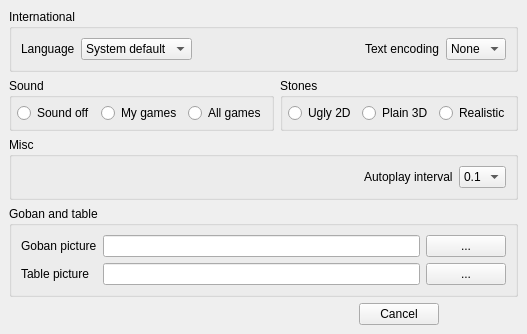
      <widget class="QWidget" name="Preferences" >
       <layout class="QGridLayout" >
        <property name="leftMargin" >
         <number>9</number>
        </property>
        <property name="topMargin" >
         <number>9</number>
        </property>
        <property name="rightMargin" >
         <number>9</number>
        </property>
        <property name="bottomMargin" >
         <number>9</number>
        </property>
        <property name="horizontalSpacing" >
         <number>6</number>
        </property>
        <property name="verticalSpacing" >
         <number>6</number>
        </property>
        <item row="4" column="0" colspan="2" >
         <spacer>
          <property name="orientation" >
           <enum>Qt::Horizontal</enum>
          </property>
          <property name="sizeHint" >
           <size>
            <width>201</width>
            <height>20</height>
           </size>
          </property>
         </spacer>
        </item>
        <item row="0" column="0" colspan="4" >
         <widget class="QGroupBox" name="groupBox_13" >
          <property name="title" >
           <string>International</string>
          </property>
          <layout class="QHBoxLayout" >
           <property name="spacing" >
            <number>6</number>
           </property>
           <property name="leftMargin" >
            <number>9</number>
           </property>
           <property name="topMargin" >
            <number>9</number>
           </property>
           <property name="rightMargin" >
            <number>9</number>
           </property>
           <property name="bottomMargin" >
            <number>9</number>
           </property>
           <item>
            <widget class="QLabel" name="label_26" >
             <property name="text" >
              <string>Language</string>
             </property>
            </widget>
           </item>
           <item>
            <widget class="QComboBox" name="comboBox_language" >
             <item>
              <property name="text" >
               <string>System default</string>
              </property>
             </item>
             <item>
              <property name="text" >
               <string>German</string>
              </property>
             </item>
             <item>
              <property name="text" >
               <string>French</string>
              </property>
             </item>
            </widget>
           </item>
           <item>
            <spacer>
             <property name="orientation" >
              <enum>Qt::Horizontal</enum>
             </property>
             <property name="sizeHint" >
              <size>
               <width>40</width>
               <height>20</height>
              </size>
             </property>
            </spacer>
           </item>
           <item>
            <widget class="QLabel" name="label_27" >
             <property name="text" >
              <string>Text encoding</string>
             </property>
            </widget>
           </item>
           <item>
            <widget class="QComboBox" name="comboBox_15" >
             <item>
              <property name="text" >
               <string>None</string>
              </property>
             </item>
            </widget>
           </item>
          </layout>
         </widget>
        </item>
        <item row="2" column="0" colspan="4" >
         <widget class="QGroupBox" name="groupBox_10" >
          <property name="title" >
           <string>Misc</string>
          </property>
          <layout class="QHBoxLayout" >
           <property name="spacing" >
            <number>6</number>
           </property>
           <property name="leftMargin" >
            <number>9</number>
           </property>
           <property name="topMargin" >
            <number>9</number>
           </property>
           <property name="rightMargin" >
            <number>9</number>
           </property>
           <property name="bottomMargin" >
            <number>9</number>
           </property>
           <item>
            <spacer>
             <property name="orientation" >
              <enum>Qt::Horizontal</enum>
             </property>
             <property name="sizeHint" >
              <size>
               <width>91</width>
               <height>20</height>
              </size>
             </property>
            </spacer>
           </item>
           <item>
            <widget class="QLabel" name="TextLabel2" >
             <property name="sizePolicy" >
              <sizepolicy vsizetype="Minimum" hsizetype="Preferred" >
               <horstretch>0</horstretch>
               <verstretch>0</verstretch>
              </sizepolicy>
             </property>
             <property name="text" >
              <string>Autoplay interval</string>
             </property>
            </widget>
           </item>
           <item>
            <widget class="QComboBox" name="timerComboBox" >
             <property name="focusPolicy" >
              <enum>Qt::TabFocus</enum>
             </property>
             <property name="toolTip" >
              <string>Time interval for autoplay</string>
             </property>
             <property name="whatsThis" >
              <string>Time interval for autoplay

Delay between the moves in autoplay mode in seconds.</string>
             </property>
             <item>
              <property name="text" >
               <string>0.1</string>
              </property>
             </item>
             <item>
              <property name="text" >
               <string>0.5</string>
              </property>
             </item>
             <item>
              <property name="text" >
               <string>1</string>
              </property>
             </item>
             <item>
              <property name="text" >
               <string>2.5</string>
              </property>
             </item>
             <item>
              <property name="text" >
               <string>5</string>
              </property>
             </item>
             <item>
              <property name="text" >
               <string>7.5</string>
              </property>
             </item>
             <item>
              <property name="text" >
               <string>10</string>
              </property>
             </item>
            </widget>
           </item>
          </layout>
         </widget>
        </item>
        <item row="1" column="0" >
         <widget class="QGroupBox" name="groupBox_9" >
          <property name="title" >
           <string>Sound</string>
          </property>
          <layout class="QHBoxLayout" >
           <property name="spacing" >
            <number>6</number>
           </property>
           <property name="leftMargin" >
            <number>5</number>
           </property>
           <property name="topMargin" >
            <number>5</number>
           </property>
           <property name="rightMargin" >
            <number>5</number>
           </property>
           <property name="bottomMargin" >
            <number>5</number>
           </property>
           <item>
            <widget class="QRadioButton" name="radioButton_noSound" >
             <property name="text" >
              <string>Sound off</string>
             </property>
            </widget>
           </item>
           <item>
            <widget class="QRadioButton" name="radioButton_myGamesSound" >
             <property name="text" >
              <string>My games</string>
             </property>
            </widget>
           </item>
           <item>
            <widget class="QRadioButton" name="radioButton_allGameSound" >
             <property name="text" >
              <string>All games</string>
             </property>
            </widget>
           </item>
          </layout>
         </widget>
        </item>
        <item row="1" column="1" colspan="3" >
         <widget class="QGroupBox" name="groupBox_12" >
          <property name="title" >
           <string>Stones</string>
          </property>
          <layout class="QHBoxLayout" >
           <property name="spacing" >
            <number>6</number>
           </property>
           <property name="leftMargin" >
            <number>5</number>
           </property>
           <property name="topMargin" >
            <number>5</number>
           </property>
           <property name="rightMargin" >
            <number>5</number>
           </property>
           <property name="bottomMargin" >
            <number>5</number>
           </property>
           <item>
            <widget class="QRadioButton" name="radioButtonStones_2D" >
             <property name="text" >
              <string>Ugly 2D</string>
             </property>
            </widget>
           </item>
           <item>
            <widget class="QRadioButton" name="radioButtonStones_3D" >
             <property name="text" >
              <string>Plain 3D</string>
             </property>
            </widget>
           </item>
           <item>
            <widget class="QRadioButton" name="radioButtonStones_real" >
             <property name="text" >
              <string>Realistic</string>
             </property>
            </widget>
           </item>
          </layout>
         </widget>
        </item>
        <item row="3" column="0" colspan="4" >
         <widget class="QGroupBox" name="groupBox_11" >
          <property name="sizePolicy" >
           <sizepolicy vsizetype="Preferred" hsizetype="Expanding" >
            <horstretch>0</horstretch>
            <verstretch>0</verstretch>
           </sizepolicy>
          </property>
          <property name="title" >
           <string>Goban and table</string>
          </property>
          <layout class="QGridLayout" >
           <property name="leftMargin" >
            <number>9</number>
           </property>
           <property name="topMargin" >
            <number>9</number>
           </property>
           <property name="rightMargin" >
            <number>9</number>
           </property>
           <property name="bottomMargin" >
            <number>9</number>
           </property>
           <property name="horizontalSpacing" >
            <number>6</number>
           </property>
           <property name="verticalSpacing" >
            <number>6</number>
           </property>
           <item row="1" column="0" >
            <widget class="QLabel" name="label_2" >
             <property name="text" >
              <string>Table picture</string>
             </property>
            </widget>
           </item>
           <item row="0" column="0" >
            <widget class="QLabel" name="label" >
             <property name="text" >
              <string>Goban picture</string>
             </property>
            </widget>
           </item>
           <item row="1" column="2" >
            <widget class="QPushButton" name="pushButton_13" >
             <property name="text" >
              <string>...</string>
             </property>
            </widget>
           </item>
           <item row="0" column="2" >
            <widget class="QPushButton" name="pushButton_14" >
             <property name="text" >
              <string>...</string>
             </property>
            </widget>
           </item>
           <item row="1" column="1" >
            <widget class="QLineEdit" name="LineEdit_Table" />
           </item>
           <item row="0" column="1" >
            <widget class="QLineEdit" name="LineEdit_goban" />
           </item>
          </layout>
         </widget>
        </item>
        <item row="4" column="2" >
         <widget class="QPushButton" name="cancelButtonPrefs" >
          <property name="text" >
           <string>Cancel</string>
          </property>
         </widget>
        </item>
       </layout>
      </widget>
